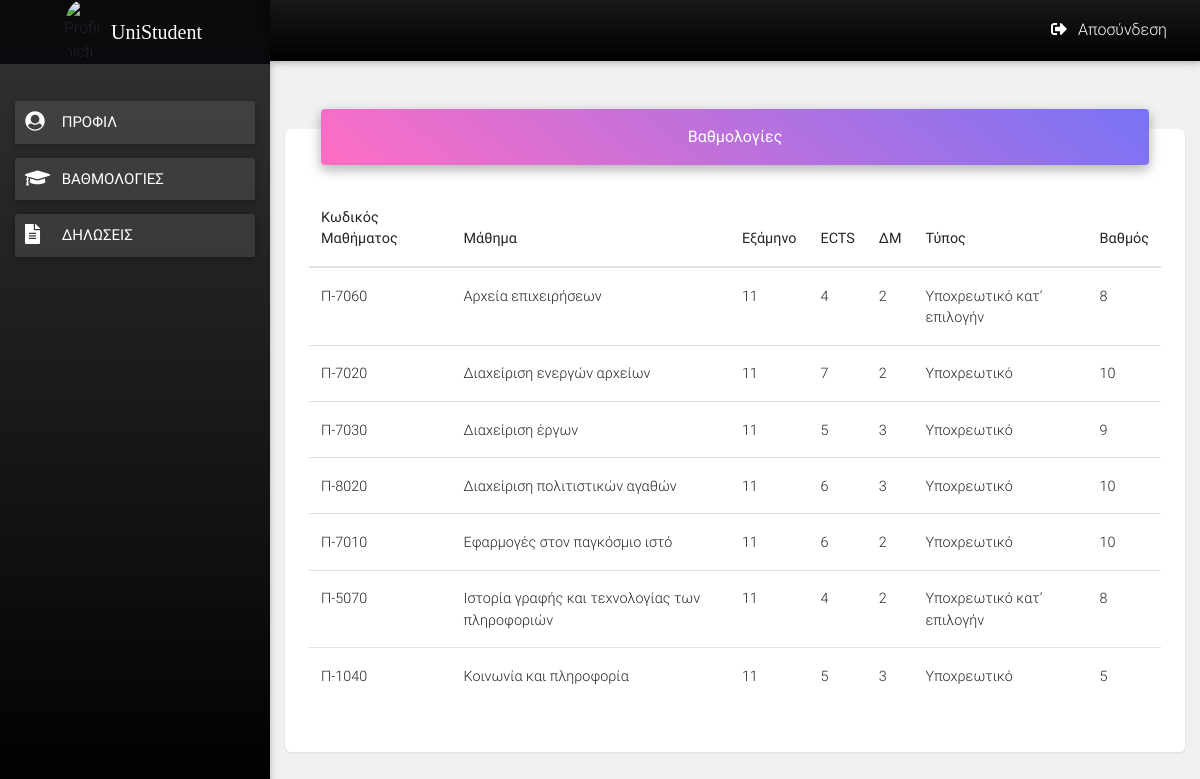
The page /grades.php (signed in) on the database its author committed.
### tables this page shows
CREATE TABLE `uni_grades` (
  `id` int(11) NOT NULL,
  `user_id` int(11) NOT NULL,
  `course_id` int(11) NOT NULL,
  `grade` decimal(10,0) NOT NULL
);

CREATE TABLE `uni_courses` (
  `id` int(11) NOT NULL,
  `semester` int(11) NOT NULL,
  `code` varchar(32) NOT NULL,
  `name` varchar(255) NOT NULL,
  `ects` int(11) NOT NULL,
  `dm` tinyint(3) UNSIGNED NOT NULL,
  `type` varchar(255) NOT NULL
);

### grades.php (the view, shortened to what this page needs)
<?php
require_once './functions.php';
$query = "SELECT courses.semester AS semester, courses.code AS code, courses.name AS name, courses.dm AS dm, grades.grade AS grade, courses.ects AS ects, courses.type AS type FROM uni_grades AS grades INNER JOIN uni_courses AS courses ON grades.course_id=courses.id WHERE grades.user_id LIKE ? ORDER BY courses.semester, courses.name ASC";
if( $stmt = $mysqli->prepare( $query ) )
{
    $stmt->bind_param('s', $_SESSION['uid']);
    $stmt->execute();
    $res = $stmt->get_result();
    $response = $res->fetch_all(MYSQLI_ASSOC);
}
else
{
    $response = 'ERROR: ' . $mysqli->connect_error;
}
?>
<!DOCTYPE html>
<html lang="el">
<head>
  <link rel="stylesheet" href="./css/normalize.css">
  <link rel="stylesheet" href="./css/bootstrap.min.css">
  <link rel="stylesheet" href="./css/mdb.min.css">
  <link rel="stylesheet" href="./css/styles.css">
</head>
<body>
  <div class="wrapper">
    <nav id="sidebar" class="navbar sticky-top">
      <div class="navbar-header">
        <img src="./img/panepisthmio-dut-attikhs.png" class="rounded-circle" alt="Profile picture">
        <h5 class="navbar-brand m-1 text-white pl-2">UniStudent </h5>
      </div>
      <ul class="navbar-nav">
        <li class="nav-item active">
          <a href="./profile.php" class="nav-link btn btn-block btn-lg">
            <i class="fas fa-user-circle fa-lg mr-1"></i>
            <span>Προφιλ</span>
          </a>
        </li>
        <li class="nav-item btn-group">
          <a href="#" class="nav-link btn btn-block btn-lg">
            <i class="fas fa-graduation-cap fa-lg mr-1"></i>
            <span>Βαθμολογίες</span>
          </a>
	    </li>
        <li class="nav-item">
          <a href="./statements.php" class="nav-link btn btn-block btn-lg">
            <i class="fas fa-file-alt fa-lg mr-1"></i>
            <span>Δηλώσεις</span>
          </a>
        </li>
       </ul>
    </nav>
    <main>
      <nav id="topbar" class="navbar navbar-expand-md sticky-top">
        <div class="navbar-collapse collapse" id="topbar-items">
          <ul class="navbar-nav ml-auto">
            <li class="nav-item">
              <a class="nav-link waves-effect waves-light" href="logout.php">
                <i class="fas fa-sign-out-alt"></i>
                <span>Αποσύνδεση</span>
              </a>
            </li>
          </ul>
        </div>
      </nav>
      <div class="content">
        <article class="card card-cascade narrower">
          <section class="view gradient-card-header purple-gradient narrower py-3 mb-4 d-flex justify-content-center align-items-center">
            <span class="white-text mx-3">Βαθμολογίες</span>
          </section>
          <section class="px-4 pb-5">
            <section class="table-wrapper">
              <table class="table table-hover mb-0">
                <thead>
                  <tr>
                    <th class="th-md">Κωδικός Μαθήματος</th>
                    <th class="th-md">Μάθημα</th>
                    <th class="th-md">Εξάμηνο</th>
                    <th class="th-md">ECTS</th>
                    <th class="th-md">ΔΜ</th>
                    <th class="th-md">Τύπος</th>
                    <th class="th-md">Βαθμός</th>
                  </tr>
                </thead>
                <tbody>
                    <?php
                    foreach( $response as $res )
                    {
                        ?>
                        <tr>
                            <td><?php echo $res['code']; ?></td>
                            <td><?php echo $res['name']; ?></td>
                            <td><?php echo $res['semester']; ?></td>
                            <td><?php echo $res['ects']; ?></td>
                            <td><?php echo $res['dm']; ?></td>
                            <td><?php echo $res['type']; ?></td>
                            <td class="grade"><?php echo $res['grade']; ?></td>
                        </tr>
                        <?php
                    }
                    ?>
                </tbody>
              </table>
            </section>
          </section>
        </article>
      </div>
    </main>
  </div>
</body>
</html>

### styles.css (style rules this page uses)
.wrapper { display: grid; grid-template-columns: 270px 1fr; grid-template-areas: "sidebar main"; min-width: 300px; }
#sidebar { grid-area: sidebar; width: 100%; height: 100vh; display: flex; flex-direction: column; align-items: stretch; justify-content: flex-start; padding: 0 !important; background-image: linear-gradient(rgba(0, 0, 2, 0.8), rgba(0, 0, 0, 1)); }
#sidebar .navbar-header { display: flex; align-items: center; justify-content: center; background-image: linear-gradient(rgba(0, 0, 0, 0.8), rgba(2, 2, 7, 0.8)); }
#sidebar .navbar-header .navbar-brand { font-family: lobster; }
#sidebar .navbar-nav { margin: 30px 15px; }
#sidebar .navbar-header img { width: 35px; }
#sidebar .btn { margin: 7px 0; padding: 10px; text-transform: uppercase; text-align: left; background: linear-gradient(rgba(238, 238, 238, 0.1), rgba(255, 255, 255, 0.1)); }
#sidebar .nav-link { display: grid; grid-template-columns: 1fr 4fr 1fr; }
main { grid-area: main; display: grid; grid-template-areas: "topbar" "content"; background-color: rgb(241, 241, 241); }
#topbar { grid-area: topbar; width: 100%; display: flex; margin-bottom: 30px; line-height: 1.8; background-image: linear-gradient(rgba(0, 0, 0, 0.9), rgba(0, 0, 0, 1)); height: min-content; }
#topbar-items .nav-link { text-align: center; padding-right: 10px; padding-left: 10px; color: white; }
#topbar-items .nav-link span { margin-right: 7px; margin-left: 7px; }
.content { grid-area: content; display: flex; flex-direction: column; align-items: center; width: 100%; }
.content .card { margin-bottom: 30px; min-width: 300px; width: 60%; box-shadow: 0px 1px 0px 1px rgba(103, 101, 109, 0.08); border-radius: 6px; }

### grades.php (style rules this page uses)
.content .card { min-width: 900px; width: 85%; }

### rows shown on the page
uni_grades: uni_courses.code "Π-7060", uni_courses.name "Αρχεία επιχειρήσεων", uni_courses.semester "11", uni_courses.ects "4", uni_courses.dm "2", uni_courses.type "Υποχρεωτικό κατ’ επιλογήν", grade "8"
uni_grades: uni_courses.code "Π-7020", uni_courses.name "Διαχείριση ενεργών αρχείων", uni_courses.semester "11", uni_courses.ects "7", uni_courses.dm "2", uni_courses.type "Υποχρεωτικό", grade "10"
uni_grades: uni_courses.code "Π-7030", uni_courses.name "Διαχείριση έργων", uni_courses.semester "11", uni_courses.ects "5", uni_courses.dm "3", uni_courses.type "Υποχρεωτικό", grade "9"
uni_grades: uni_courses.code "Π-8020", uni_courses.name "Διαχείριση πολιτιστικών αγαθών", uni_courses.semester "11", uni_courses.ects "6", uni_courses.dm "3", uni_courses.type "Υποχρεωτικό", grade "10"
uni_grades: uni_courses.code "Π-7010", uni_courses.name "Εφαρμογές στον παγκόσμιο ιστό", uni_courses.semester "11", uni_courses.ects "6", uni_courses.dm "2", uni_courses.type "Υποχρεωτικό", grade "10"
uni_grades: uni_courses.code "Π-5070", uni_courses.name "Ιστορία γραφής και τεχνολογίας των πληροφοριών", uni_courses.semester "11", uni_courses.ects "4", uni_courses.dm "2", uni_courses.type "Υποχρεωτικό κατ’ επιλογήν", grade "8"
uni_grades: uni_courses.code "Π-1040", uni_courses.name "Κοινωνία και πληροφορία", uni_courses.semester "11", uni_courses.ects "5", uni_courses.dm "3", uni_courses.type "Υποχρεωτικό", grade "5"
